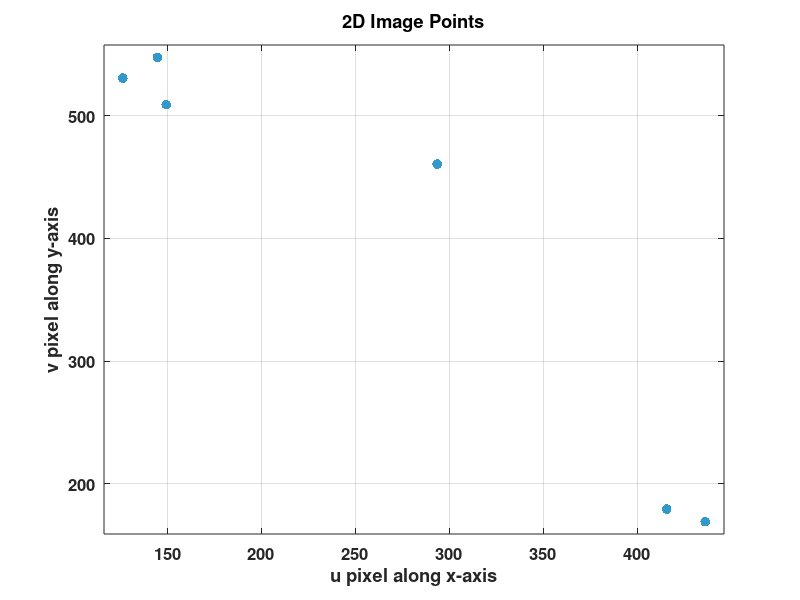
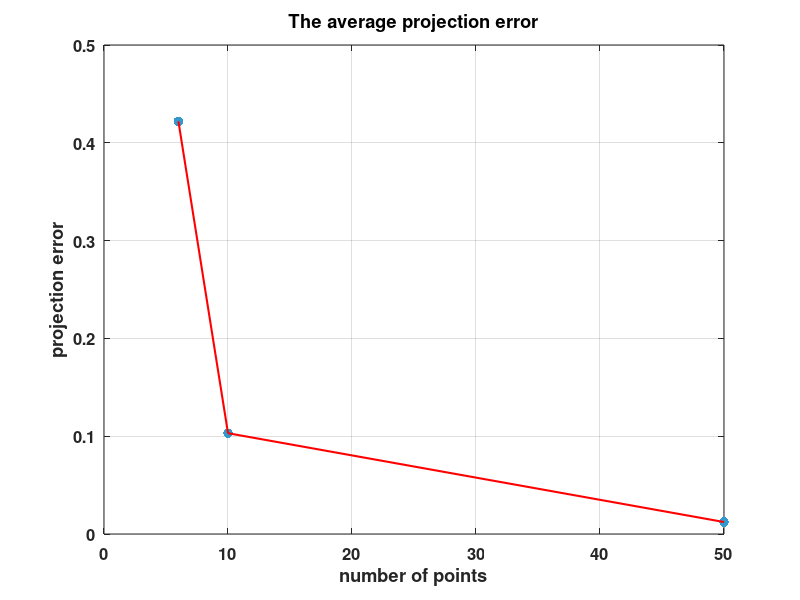

The MATLAB script that drew these images, in order:
rng(4); %fix seed

%% Step 1: Getting the Intrinsic and Extrinsic parameters:
% Intrinsic camera params
au = 557.0943; 
av = 712.9824;
u0 = 326.3819; 
v0 = 298.6679;

% Location of the world reference frame in camera coordinates in mm
Tx = 100; 
Ty = 0; 
Tz = 1500;
% World rotation w.r.t. camera coordinates
% Euler XYX1 angles
a = 0.8*pi/2;
b =   -1.8*pi/2;
c =  pi/5;

%% Step 2:The projection matrix P of the Camera
%The intrinsic parameters
K = [au 0 u0;
    0 av v0;
    0 0 1];

%The world frame representation of the camera frame
ctw = [Tx; Ty; Tz];

%The rotation of the camera frame w.r.t the world frame
cRw = [1 0 0; 0 cos(a) -sin(a);0 sin(a) cos(a)]*[cos(b) 0 sin(b);0 1 0;-sin(b) 0 cos(b)]*[1 0 0; 0 cos(c) -sin(c);0 sin(c) cos(c)];

%The homogenous transformation of the camera frame refernced in the world
%frame
cTw = [cRw ctw; 0 0 0 1];

%The  projection matrix P 
P = K*[1 0 0 0;0 1 0 0;0 0 1 0]*cTw;

%Division of each element of the P witht the 3,4 element of the matrix, P
projection_params = P/P(3,4)

%% Step 3: 3D random generation function
%Randomly generated points
function p4d = points_3d_gen(n_points)
    %x=xmin+rand(4,6)*(xmax-xmin)
    p3d = -480+rand([3,n_points])*(480-(-480));
    p4d = [p3d; ones(1, n_points)]; %4xn randomly generated
end

%Projection of 3D points in 2D (u_v/w)pixels
function norm_projection_2d = points_2d_gen(p4d, projection_params)
    projection_2d =  projection_params*p4d;
    w_pixel = projection_2d(3, :);
    u_v_pixels = projection_2d(1:2, :);
    norm_projection_2d = u_v_pixels./w_pixel;
end

%% Step 4: The projection of the 3D 6 points on the image plane by using P
%The 2d projection of the 6 points
p4d_6 = points_3d_gen(6);
norm_projection_2d_6 = points_2d_gen(p4d_6, projection_params); %2d points

%% Step 5:Open a window in Matlab which will be used to show the image plane. Plot the 2D points.
figure;
scatter(norm_projection_2d_6(2, :), norm_projection_2d_6(1, :), 50, 'filled', 'MarkerFaceColor', [0.2, 0.6, 0.8]);

xlabel('u pixel along x-axis', 'FontSize', 12, 'FontWeight', 'bold');
ylabel('v pixel along y-axis', 'FontSize', 12, 'FontWeight', 'bold');
title('2D Image Points', 'FontSize', 16, 'FontWeight', 'bold');

set(gca, 'FontSize', 12, 'FontWeight', 'bold');
grid on;
box on; 

%
xlim([min(norm_projection_2d_6(2, :)) - 10, max(norm_projection_2d_6(2, :)) + 10]);
ylim([min(norm_projection_2d_6(1, :)) - 10, max(norm_projection_2d_6(1, :)) + 10]);

%% Step 6: Estimation of the 3x4 projection parameter matrix using Hall method
function intrinsic_params = estimate_params(pts_3d, norm_projection_2d_Q)
%Creating the rows of Qx and Qy
[rows,npoints]= size(pts_3d);
%The hall_Qx list of ones
hall_Qx = ones(npoints, 11);
%Hall_Qy list of ones
hall_Qy = ones(npoints, 11);

%Making the size(Q)
iXi = norm_projection_2d_Q(1,:);
iYi = norm_projection_2d_Q(2,:);
wXw = pts_3d(1,:);
wYw = pts_3d(2,:);
wZw = pts_3d(3,:);

%Computation of hall_Q for Qi number of points
for i = 1:npoints
Q_1 = [wXw(1,i) wYw(1,i) wZw(1,i) 1 0 0 0 0 -iXi(1,i)*wXw(1,i) -iXi(1,i)*wYw(1,i) -iXi(1,i)*wZw(1,i)];
Q_2 = [0 0 0 0 wXw(1,i) wYw(1,i) wZw(1,i) 1 -iYi(1,i)*wXw(1,i) -iYi(1,i)*wYw(1,i) -iYi(1,i)*wZw(1,i)];

hall_Qx(i, : ) = Q_1;
hall_Qy(i, : ) = Q_2;

end
hall_Q = [hall_Qx;hall_Qy];
B = [norm_projection_2d_Q(1,:),norm_projection_2d_Q(2,:)]';
A11 = [inv((hall_Q'*hall_Q))*hall_Q'*B ;1]';
 
intrinsic_params = [[A11(1:4)];[A11(5:8)];[A11(9:12)]];
end

%The hall method for 6 points
projection_2d_Q6=estimate_params(p4d_6, norm_projection_2d_6);

%% Step 7: P from Intrinsic Params
%Compare the matrix obtained in Step 6 to the one defined in step 2
proj_params_err_1 = mean(sqrt(sum(projection_params - projection_2d_Q6).^2))

%Extract the intrinsic parameter matrix K, and the camera rotation matrix ⬚𝑅𝑤𝑐 from the camera projection matrix P (see appendix)
function [K_new,cRw_new] = get_intrinsics_from_proj_matrix(P)
% Get left-side 3x3 block of P
M = P(:,1:3);
% This implements the RQ decomposition from QR in matlab
[Q,R] = qr(rot90(M,3));
R = rot90(R,2)';
Q = rot90(Q);
% Check the determinant of Q to make cRw a proper rotation
if det(Q) < 0
 cRw_new = -Q;
else
 cRw_new = Q;
end
% Get the normalized intrinsics
K_new = R/R(3,3);
end

[K_Q6, cRw_Q6] = get_intrinsics_from_proj_matrix(projection_2d_Q6);

%% Step 8: Comparison of a noisy projection matrix you obtain with the one you got in step 6
%Adding gaussian noise
function projection_param_noise = gaussian_noise(projection_param)
std_dev = 1 / 2;  % This ensures ±1 range for 95% of the points
gaussian = normrnd(0, std_dev, size(projection_param));

projection_param_noise = projection_param + gaussian;
end

%% Again, repeat step 6 with the noisy 2D points and the 3D points defined in step 3.
projection_noise_param_6 = gaussian_noise(norm_projection_2d_6);
est_projection_noise_Q6 = estimate_params(p4d_6,projection_noise_param_6);

%Compare the projection matrix you obtain with the one you got in step 6, with the noise-free points.
proj_err_6 = mean(sqrt(sum(projection_2d_Q6-est_projection_noise_Q6).^2))

%Extract the intrinsic parameter matrix K, and the camera rotation matrix %⬚𝑅𝑤%𝑐%from the camera projection you just computed.
[K_Q6_noise, cRw_Q6_noise] = get_intrinsics_from_proj_matrix(est_projection_noise_Q6);

%% Step 9: Now compute the 2D points with the projection matrix and compare them to those obtained in step 4. 
function [mean_err_K, matix_magnitude,phi_Q] = error(projection_params, est_projection_params)
%intrinsic parameter matrix K, and the camera rotation matrix
[K_Q, cRw_Q] = get_intrinsics_from_proj_matrix(projection_params)
%Estimated noisy intrinsic parameter matrix K, and the camera rotation matrix
[K_Q_noise, cRw_Q_noise] = get_intrinsics_from_proj_matrix(est_projection_params)

%mean squared error for Intrinsic parameter matrix K
mean_err_K = mean(sqrt(sum((K_Q-K_Q_noise).^2)));

%mean squared error for the rotation matrix
matrix_mult = cRw_Q*cRw_Q_noise';

d_1Q = matrix_mult(2,3) - matrix_mult(3,2);
d_2Q = matrix_mult(3,1) - matrix_mult(1,3);
d_3Q = matrix_mult(1,2) - matrix_mult(2,1);

matix_magnitude = sqrt(d_1Q*d_1Q + d_2Q*d_2Q + d_3Q*d_3Q);

phi_Q = asin(matix_magnitude*0.5);
end
%[mean_err_K6, dmag_6, phi_6] = error(projection_params, projection_2d_Q6)
[mean_err_K6, dmag_6, phi_6] = error(projection_params, est_projection_noise_Q6)

proj_2d_6Q_noise = points_2d_gen(p4d_6, est_projection_noise_Q6);
%For this comparison compute the average projection error.
proj_err_p6 = mean(sqrt(sum(norm_projection_2d_6-proj_2d_6Q_noise).^2))

%% Step 10: Increase the number of 3D points up to 10 points and then up to 50 points and repeat step 8 and 9.
mean_err = [];
mag_err = [];
phi_err = [];
proj_err = []
points = [6,10,50];
for i =points
     p4d = points_3d_gen(i);
     projections = points_2d_gen(p4d, projection_params);
     est_proj_param_org = estimate_params(p4d,projections)
     projection_noise_param = gaussian_noise(projections);
     est_proj_params_noise = estimate_params(p4d,projection_noise_param)
     [mean_err_Ki, dmag_i, phi_i] = error(est_proj_param_org, est_proj_params_noise);
     proj_err_i = mean(sqrt(sum(est_proj_param_org-est_proj_params_noise).^2))
     mean_err(end+1) = mean_err_Ki;
     mag_err(end+1) = dmag_i;
     phi_err(end+1) = phi_i;
     proj_err(end+1) = proj_err_i;
end
mean_err
mag_err
phi_err
proj_err

%% Plot a graph of the average projection error as a function
figure;
scatter(points, proj_err, 50, 'filled', 'MarkerFaceColor', [0.2, 0.6, 0.8]);
hold on;  
plot(points, proj_err, '-r', 'LineWidth', 1.5);  


xlabel('number of points', 'FontSize', 12, 'FontWeight', 'bold');
ylabel('projection error', 'FontSize', 12, 'FontWeight', 'bold');
title('The average projection error', 'FontSize', 16, 'FontWeight', 'bold');

set(gca, 'FontSize', 12, 'FontWeight', 'bold');
grid on; 
box on;

